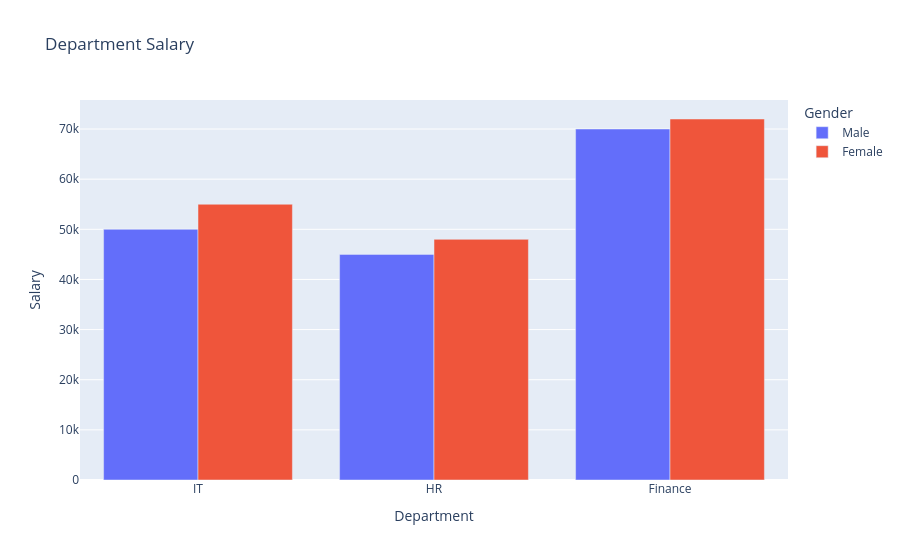

Notebook cell for this chart:
### Code cell
fig=px.bar(df,x='Department',y='Salary',title='Department Salary',color='Gender',barmode='group')
fig.show()

### Figure 1 — Plotly figure (JSON) as saved in the notebook; plotly's stock layout.template omitted (floating-point values rounded to 4 significant figures)
{"data": [{"alignmentgroup": "True", "hovertemplate": "Gender=Male<br>Department=%{x}<br>Salary=%{y}<extra></extra>", "legendgroup": "Male", "marker": {"color": "#636efa", "pattern": {"shape": ""}}, "name": "Male", "offsetgroup": "Male", "orientation": "v", "showlegend": true, "textposition": "auto", "type": "bar", "x": ["IT", "HR", "Finance"], "xaxis": "x", "y": [50000, 45000, 70000], "yaxis": "y"}, {"alignmentgroup": "True", "hovertemplate": "Gender=Female<br>Department=%{x}<br>Salary=%{y}<extra></extra>", "legendgroup": "Female", "marker": {"color": "#EF553B", "pattern": {"shape": ""}}, "name": "Female", "offsetgroup": "Female", "orientation": "v", "showlegend": true, "textposition": "auto", "type": "bar", "x": ["IT", "HR", "Finance"], "xaxis": "x", "y": [55000, 48000, 72000], "yaxis": "y"}], "layout": {"barmode": "group", "legend": {"title": {"text": "Gender"}, "tracegroupgap": 0}, "title": {"text": "Department Salary"}, "xaxis": {"anchor": "y", "domain": [0, 1], "title": {"text": "Department"}}, "yaxis": {"anchor": "x", "domain": [0, 1], "title": {"text": "Salary"}}}}
